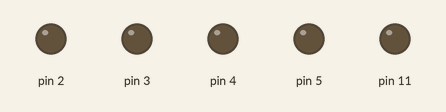
Recording of a sketch running on a simulated Arduino Uno, built with avr-gcc and run on an emulated ATmega328P. On the bench: output pins drawn as LEDs (lit = HIGH).

Above: at 0.5 s.
At 2.5 s:
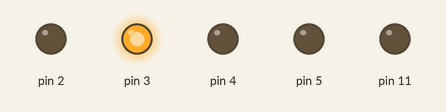
At 3.5 s:
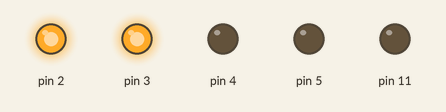
At 5.5 s:
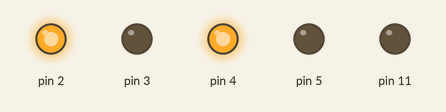
At 8.5 s:
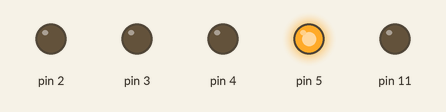
At 11.5 s:
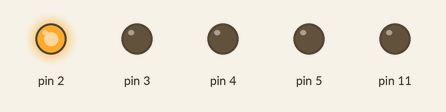
Timing chart, 0 to 13.0 s (numbered marks = the images above):
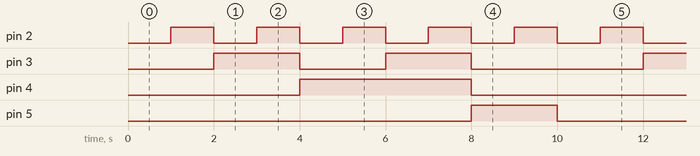

The sketch:

zadatak_led.ino
```cpp
/*	This is a default program--
	Use File->Load Prog to load a different program
*/

int count;

void setup()
{
	count=0;
	pinMode(2, OUTPUT);
	pinMode(3, OUTPUT);
	pinMode(4, OUTPUT);
	pinMode(5, OUTPUT);
	pinMode(11, OUTPUT);
	digitalWrite(11, LOW);
}

void loop()
{
	if(count==0){
		digitalWrite(2, LOW);
		digitalWrite(3, LOW);
		digitalWrite(4, LOW);
		digitalWrite(5, LOW);
	}
	if(count==1){
		digitalWrite(2, HIGH);
		digitalWrite(3, LOW);
		digitalWrite(4, LOW);
		digitalWrite(5, LOW);
	}
	if(count==2){
		digitalWrite(2, LOW);
		digitalWrite(3, HIGH);
		digitalWrite(4, LOW);
		digitalWrite(5, LOW);
	}
	if(count==3){
		digitalWrite(2, HIGH);
		digitalWrite(3, HIGH);
		digitalWrite(4, LOW);
		digitalWrite(5, LOW);
	}
	if(count==4){
		digitalWrite(2, LOW);
		digitalWrite(3, LOW);
		digitalWrite(4, HIGH);
		digitalWrite(5, LOW);
	}
	if(count==5){
		digitalWrite(2, HIGH);
		digitalWrite(3, LOW);
		digitalWrite(4, HIGH);
		digitalWrite(5, LOW);
	}
	if(count==6){
		digitalWrite(2, LOW);
		digitalWrite(3, HIGH);
		digitalWrite(4, HIGH);
		digitalWrite(5, LOW);
	}
	if(count==7){
		digitalWrite(2, HIGH);
		digitalWrite(3, HIGH);
		digitalWrite(4, HIGH);
		digitalWrite(5, LOW);
	}
	if(count==8){
		digitalWrite(2, LOW);
		digitalWrite(3, LOW);
		digitalWrite(4, LOW);
		digitalWrite(5, HIGH);
	}
	if(count==9){
		digitalWrite(2, HIGH);
		digitalWrite(3, LOW);
		digitalWrite(4, LOW);
		digitalWrite(5, HIGH);
	}
	delay(1000);
	count=count+1;
	if(count == 10)
		count = 0;
}
```

Measured:
- by itself, pin 2: alternates HIGH for 1.0 s and LOW for 1.0 s
- by itself, pin 3: repeats every 10.0 s: LOW 2.0 s, HIGH 2.0 s, LOW 4.0 s, HIGH 2.0 s
- by itself, pin 4: alternates HIGH for 4.0 s and LOW for 6.0 s
- by itself, pin 5: alternates HIGH for 2.0 s and LOW for 8.0 s
